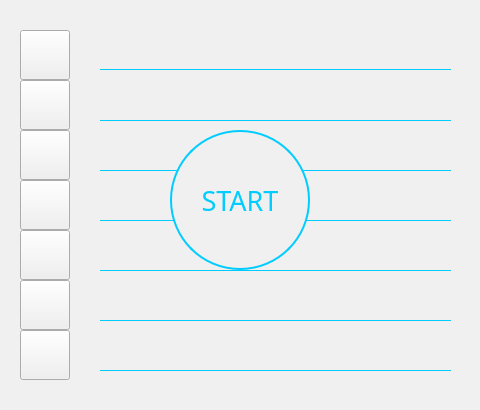
<?xml version="1.0" encoding="UTF-8"?>
<ui version="4.0">
 <class>MainWindow</class>
 <widget class="QMainWindow" name="MainWindow">
  <property name="geometry">
   <rect>
    <x>0</x>
    <y>0</y>
    <width>480</width>
    <height>410</height>
   </rect>
  </property>
  <property name="windowTitle">
   <string>MainWindow</string>
  </property>
  <property name="styleSheet">
   <string notr="true">background-color: rgb(240, 240, 240)</string>
  </property>
  <widget class="QWidget" name="centralwidget">
   <widget class="QPushButton" name="button_start">
    <property name="geometry">
     <rect>
      <x>170</x>
      <y>130</y>
      <width>140</width>
      <height>140</height>
     </rect>
    </property>
    <property name="font">
     <font>
      <family>Prompt Medium</family>
      <pointsize>20</pointsize>
      <weight>50</weight>
      <bold>false</bold>
     </font>
    </property>
    <property name="styleSheet">
     <string notr="true">#button_start{
background-color: rgb(240,240,240);
border-radius: 70px;
border: 2px solid #00ccff;
color: #00ccff;
}

#button_start:hover{
 border: 2px solid rgb(180,180,180);
color: rgb(180,180,180);
}</string>
    </property>
    <property name="text">
     <string>START</string>
    </property>
   </widget>
   <widget class="QWidget" name="widget" native="true">
    <property name="geometry">
     <rect>
      <x>0</x>
      <y>10</y>
      <width>91</width>
      <height>391</height>
     </rect>
    </property>
    <property name="styleSheet">
     <string notr="true"/>
    </property>
    <widget class="QPushButton" name="button_time_2">
     <property name="geometry">
      <rect>
       <x>20</x>
       <y>20</y>
       <width>50</width>
       <height>50</height>
      </rect>
     </property>
     <property name="styleSheet">
      <string notr="true">#button_time_2{border-image: url(icon/icon_blue-03.png);
}


#button_time_2:hover{
background-color:rgba(250, 250, 250,150);

}
</string>
     </property>
     <property name="text">
      <string/>
     </property>
    </widget>
    <widget class="QPushButton" name="button_blink_2">
     <property name="geometry">
      <rect>
       <x>20</x>
       <y>70</y>
       <width>50</width>
       <height>50</height>
      </rect>
     </property>
     <property name="styleSheet">
      <string notr="true">border-image: url(icon/icon_blue-04.png);</string>
     </property>
     <property name="text">
      <string/>
     </property>
    </widget>
    <widget class="QPushButton" name="button_bright_2">
     <property name="geometry">
      <rect>
       <x>20</x>
       <y>320</y>
       <width>50</width>
       <height>50</height>
      </rect>
     </property>
     <property name="styleSheet">
      <string notr="true">border-image: url(icon/icon_blue-09.png);</string>
     </property>
     <property name="text">
      <string/>
     </property>
    </widget>
    <widget class="QPushButton" name="button_age_2">
     <property name="geometry">
      <rect>
       <x>20</x>
       <y>270</y>
       <width>50</width>
       <height>50</height>
      </rect>
     </property>
     <property name="styleSheet">
      <string notr="true">border-image: url(icon/icon_blue-08.png);</string>
     </property>
     <property name="text">
      <string/>
     </property>
    </widget>
    <widget class="QPushButton" name="button_sex_2">
     <property name="geometry">
      <rect>
       <x>20</x>
       <y>220</y>
       <width>50</width>
       <height>50</height>
      </rect>
     </property>
     <property name="styleSheet">
      <string notr="true">border-image: url(icon/icon_blue-07.png);</string>
     </property>
     <property name="text">
      <string/>
     </property>
    </widget>
    <widget class="QPushButton" name="button_distance_2">
     <property name="geometry">
      <rect>
       <x>20</x>
       <y>170</y>
       <width>50</width>
       <height>50</height>
      </rect>
     </property>
     <property name="styleSheet">
      <string notr="true">border-image: url(icon/icon_blue-06.png);</string>
     </property>
     <property name="text">
      <string/>
     </property>
    </widget>
    <widget class="QPushButton" name="button_angle_2">
     <property name="geometry">
      <rect>
       <x>20</x>
       <y>120</y>
       <width>50</width>
       <height>50</height>
      </rect>
     </property>
     <property name="styleSheet">
      <string notr="true">border-image: url(icon/icon_blue-05.png);</string>
     </property>
     <property name="text">
      <string/>
     </property>
    </widget>
   </widget>
   <widget class="QWidget" name="widget_2" native="true">
    <property name="geometry">
     <rect>
      <x>90</x>
      <y>10</y>
      <width>371</width>
      <height>391</height>
     </rect>
    </property>
    <property name="styleSheet">
     <string notr="true">background-color: rgb(240,240,240);
</string>
    </property>
    <widget class="QLabel" name="label_time">
     <property name="geometry">
      <rect>
       <x>10</x>
       <y>29</y>
       <width>351</width>
       <height>31</height>
      </rect>
     </property>
     <property name="styleSheet">
      <string notr="true">color: #00ccff;
border-bottom: 1px solid #00ccff;
font: 13px arial, sans-serif;</string>
     </property>
     <property name="frameShape">
      <enum>QFrame::NoFrame</enum>
     </property>
     <property name="text">
      <string/>
     </property>
    </widget>
    <widget class="QLabel" name="label_blink">
     <property name="geometry">
      <rect>
       <x>10</x>
       <y>80</y>
       <width>351</width>
       <height>31</height>
      </rect>
     </property>
     <property name="styleSheet">
      <string notr="true">color: #00ccff;
border-bottom: 1px solid #00ccff;
font: 13px arial, sans-serif;</string>
     </property>
     <property name="frameShape">
      <enum>QFrame::NoFrame</enum>
     </property>
     <property name="text">
      <string/>
     </property>
    </widget>
    <widget class="QLabel" name="label_angle">
     <property name="geometry">
      <rect>
       <x>10</x>
       <y>130</y>
       <width>351</width>
       <height>31</height>
      </rect>
     </property>
     <property name="styleSheet">
      <string notr="true">color: #00ccff;
border-bottom: 1px solid #00ccff;
font: 13px arial, sans-serif;</string>
     </property>
     <property name="frameShape">
      <enum>QFrame::NoFrame</enum>
     </property>
     <property name="text">
      <string/>
     </property>
    </widget>
    <widget class="QLabel" name="label_distance">
     <property name="geometry">
      <rect>
       <x>10</x>
       <y>180</y>
       <width>351</width>
       <height>31</height>
      </rect>
     </property>
     <property name="styleSheet">
      <string notr="true">color: #00ccff;
border-bottom: 1px solid #00ccff;
font: 13px arial, sans-serif;</string>
     </property>
     <property name="frameShape">
      <enum>QFrame::NoFrame</enum>
     </property>
     <property name="text">
      <string/>
     </property>
    </widget>
    <widget class="QLabel" name="label_sex">
     <property name="geometry">
      <rect>
       <x>10</x>
       <y>230</y>
       <width>351</width>
       <height>31</height>
      </rect>
     </property>
     <property name="styleSheet">
      <string notr="true">color: #00ccff;
border-bottom: 1px solid #00ccff;
font: 13px arial, sans-serif;</string>
     </property>
     <property name="frameShape">
      <enum>QFrame::NoFrame</enum>
     </property>
     <property name="text">
      <string/>
     </property>
    </widget>
    <widget class="QLabel" name="label_age">
     <property name="geometry">
      <rect>
       <x>10</x>
       <y>280</y>
       <width>351</width>
       <height>31</height>
      </rect>
     </property>
     <property name="styleSheet">
      <string notr="true">color: #00ccff;
border-bottom: 1px solid #00ccff;
font: 13px arial, sans-serif;</string>
     </property>
     <property name="frameShape">
      <enum>QFrame::NoFrame</enum>
     </property>
     <property name="text">
      <string/>
     </property>
    </widget>
    <widget class="QLabel" name="label_brightness">
     <property name="geometry">
      <rect>
       <x>10</x>
       <y>330</y>
       <width>351</width>
       <height>31</height>
      </rect>
     </property>
     <property name="styleSheet">
      <string notr="true">color: #00ccff;
border-bottom: 1px solid #00ccff;
font: 13px arial, sans-serif;</string>
     </property>
     <property name="frameShape">
      <enum>QFrame::NoFrame</enum>
     </property>
     <property name="text">
      <string/>
     </property>
    </widget>
   </widget>
   <zorder>widget_2</zorder>
   <zorder>button_start</zorder>
   <zorder>widget</zorder>
  </widget>
 </widget>
 <resources>
  <include location="iconnew.qrc"/>
 </resources>
 <connections/>
</ui>
